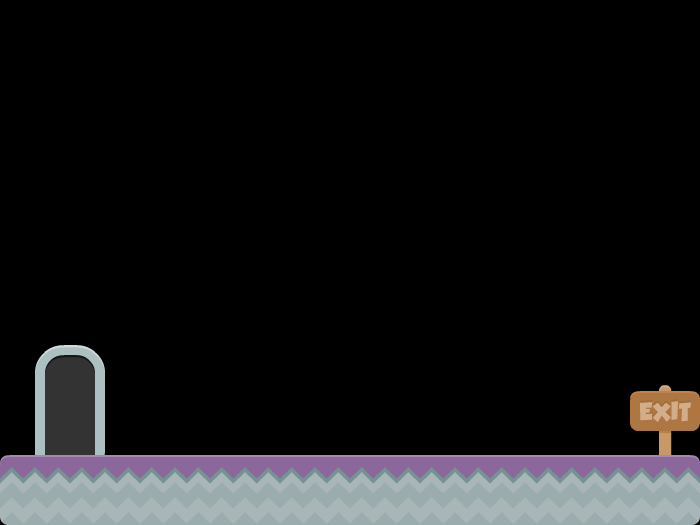

This game map was drawn from its Tiled (.tmx) file and the tilesets committed beside it. A one-line description and the trimmed map source follow:
An orthogonal 20x15 tile map with 35x35 px tiles, 5 tile layers (Background, Platforms, Door, Key, ...).

<map version="1.0" orientation="orthogonal" renderorder="right-down" width="20" height="15" tilewidth="35" tileheight="35" nextobjectid="1">
 <tileset firstgid="1" name="tileset" tilewidth="70" tileheight="70" spacing="2" margin="2" tilecount="196">
  <image source="../tileset.png" width="1024" height="1024" />
 </tileset>
 <layer name="Background" width="20" height="15">
  <data>[300 cells, 0 non-empty, 0 distinct tile ids]</data>
 </layer>
 <layer name="Platforms" width="20" height="15" opacity="0.9">
  <data>[300 cells, 10 non-empty, 3 distinct tile ids]</data>
 </layer>
 <layer name="Door" width="20" height="15">
  <data>[300 cells, 0 non-empty, 0 distinct tile ids]</data>
 </layer>
 <layer name="Key" width="20" height="15">
  <data>[300 cells, 1 non-empty, 1 distinct tile ids]</data>
 </layer>
 <layer name="Portal" width="20" height="15">
  <data>[300 cells, 2 non-empty, 2 distinct tile ids]</data>
 </layer>
</map>
